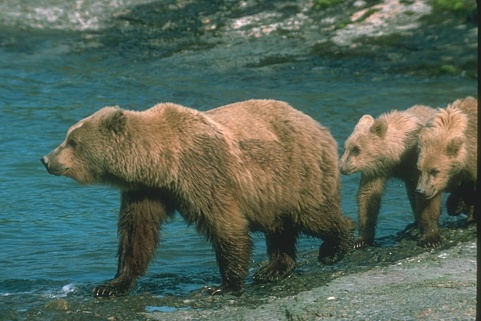
%> input picture data/BSD/100075.jpg, 481 x 321 px; its folder holds only this picture in this run
$ octave demo_TRPCA_image_recovery.m   (GNU Octave 9; MATLAB toolbox functions it lacks are replaced by stand-ins)
%> lines starting %> are read from the running program, lines starting %| are printed output that depends on the picture
### algs/tensor_weighted_sp/trpca_weighted_sp.m
function [L,S,err,iter, ojbV_list] = trpca_weighted_sp(X,lambda,opts)


tol = 1e-8;
max_iter = 500;
rho = 1.1;
mu = 1e-4;
max_mu = 1e10;
DEBUG = 0;
sp = 0.7;

if ~exist('opts', 'var')
    opts = [];
end
if isfield(opts, 'tol');         tol = opts.tol;              end
if isfield(opts, 'max_iter');    max_iter = opts.max_iter;    end
if isfield(opts, 'rho');         rho = opts.rho;              end
if isfield(opts, 'mu');          mu = opts.mu;                end
if isfield(opts, 'max_mu');      max_mu = opts.max_mu;        end
if isfield(opts, 'DEBUG');       DEBUG = opts.DEBUG;          end
if isfield(opts, 'sp');          sp = opts.sp;                end
if isfield(opts, 'type');        type = opts.type;            end

dim = size(X);
L = zeros(dim);
S = L;
Y = L;

ojbV_list = [];
sp_opts = [];
sp_opts.iter_begin_flag = 1;
sp_opts.L = L;
sp_opts.sp = sp;
sp_opts.type = type;


for iter = 1 : max_iter
    Lk = L;
    Sk = S;
    % update L
    [L, objV] = prox_sp_norm_weighted(-S+X-Y/mu, 1/mu, sp_opts);
    sp_opts.iter_begin_flag = 0;
    sp_opts.L = L;
    % update S
    S = prox_l1(-L+X-Y/mu,lambda/mu);
    dY = L+S-X;
    chgL = max(abs(Lk(:)-L(:)));
    chgS = max(abs(Sk(:)-S(:)));
    chg = max([ chgL chgS max(abs(dY(:))) ]);
    ojbV_list = [ojbV_list objV + norm(S(:))*lambda];
    if DEBUG
        if iter == 1 || mod(iter, 10) == 0
            err = norm(dY(:));
            disp(['iter ' num2str(iter) ', mu=' num2str(mu) ...
                    ', err=' num2str(chg)]);
        end
    end

    if chg < tol
        break;
    end
    Y = Y + mu*dY;
    mu = min(rho*mu,max_mu);
end
err = norm(dY(:));

### demo_TRPCA_image_recovery.m
% clc
clear
close all

rng('shuffle')

%% ----Path settings----
addpath('utils')
addpath(genpath('algs\'));
data_path = 'data\';
file_name = 'BSD';
ext_name = 'jpg';

imageNames = dir(fullfile(data_path, file_name, strcat('*.',ext_name)));
imageNames = {imageNames.name}';

%% Algs
flag_tensor_weighted_sp = 1;
sp_list = 0.5:0.1:0.9;

%% Running
for i = 1:length(imageNames)
% for i = 1:1
    % -- Load data
    im_name = fullfile(data_path,file_name,imageNames{i});
    fprintf('Runing the image %d: %s\n', i, im_name);
    X = double(imread(im_name))/255;
    maxP = max(abs(X(:)));
%> maxP = 1
    [n1,n2,n3] = size(X);
%> n1 = 321; n2 = 481; n3 = 3
    Xn = X;

    rhos = 0.1;
    ind = find(rand(n1*n2,1)<rhos);
    for j = 1:n3
        tmp = X(:,:,j);
        tmp(ind) = rand(length(ind),1);
        Xn(:,:,j) = tmp;
    end
%> this loop made 3 passes
%> pass 1, `tmp = X(:,:,j);`:
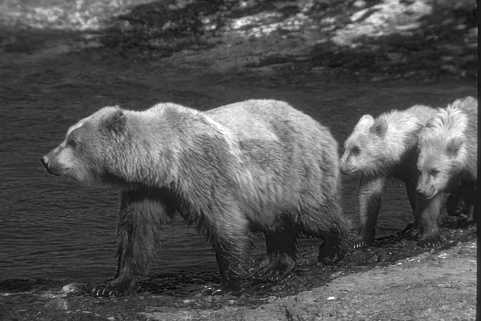
%> tmp: size 321x481 double; min 0.00784, max 1, mean 0.331
%> pass 2, `tmp = X(:,:,j);`:
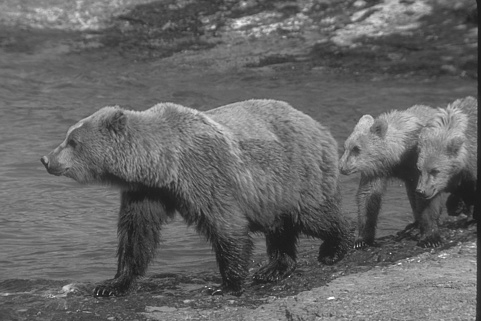
%> tmp: size 321x481 double; min 0.0745, max 1, mean 0.399
%> pass 3, `tmp = X(:,:,j);`:
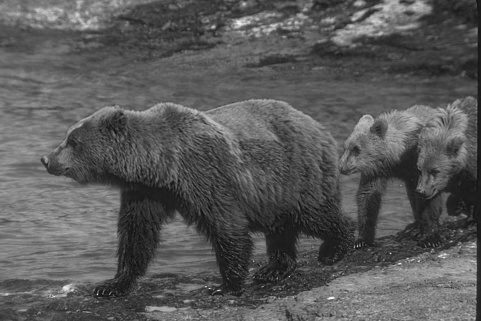
%> tmp: size 321x481 double; min 0.0471, max 0.969, mean 0.35
%> after the loop:
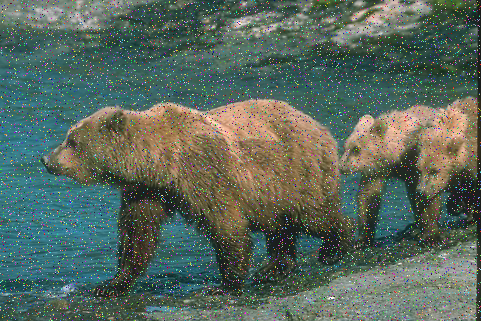
%> Xn: size 321x481x3 double; mean R, G, B 0.348, 0.409, 0.365
%> after the loop:
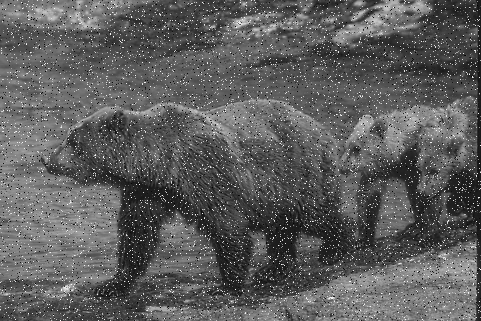
%> tmp: size 321x481 double; min 3.62e-05, max 1, mean 0.365

    psnr_list = [];
    ssim_list = [];
    alg_name = {};
    alg_result = {};
    alg_cnt = 1;

    % -- Sample
    X_psnr_sample = psnr(Xn, X);
%> X_psnr_sample = 18.91
    X_ssim_sample = ssim(Xn, X);
%> X_ssim_sample = 0.536
    psnr_list(alg_cnt) = X_psnr_sample;
    ssim_list(alg_cnt) = X_ssim_sample;
    alg_name{alg_cnt} = 'Corrupted';
    alg_result{alg_cnt} = Xn;
    alg_cnt = alg_cnt + 1;

    % -- tensor weighted sp --
    if flag_tensor_weighted_sp
        lambda_0 = 1/(sqrt(max(n1,n2)*n3));
%> lambda_0 = 0.0263
        slope_k = (lambda_0-0.005)/(1-0.1);
%> slope_k = 0.0237
%> the run ends on the next line
        for kk = 1:length(sp_list)
            sp = sp_list(kk);
            lambda = slope_k*(sp-1)+lambda_0;
            opts = [];
            opts.sp = sp;
            opts.mu =1e-2;
            opts.tol = 1e-8;
            opts.rho = 1.2;
            opts.DEBUG = 0;
            opts.max_iter = 500;
            opts.type = 1;
            sp_name = sprintf('sp_%02d', round(sp*10));
            alg_name{alg_cnt} = strcat('tensor_weighted_',sp_name);
            fprintf('Processing method: %12s\n', alg_name{alg_cnt});
            [X_t_sp, S_t_sp, err, iter] = trpca_weighted_sp(Xn, lambda, opts);

$ run again, on data/BSD/100080.jpg
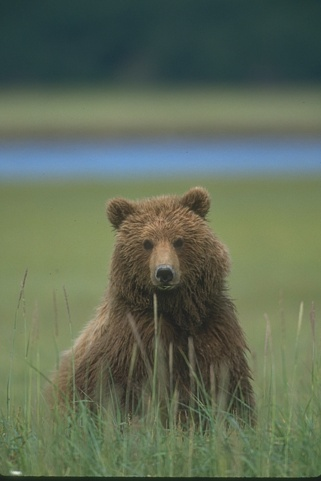
%> input picture data/BSD/100080.jpg, 321 x 481 px
%> maxP = 0.906
%> after the loop `for j = 1:n3`:
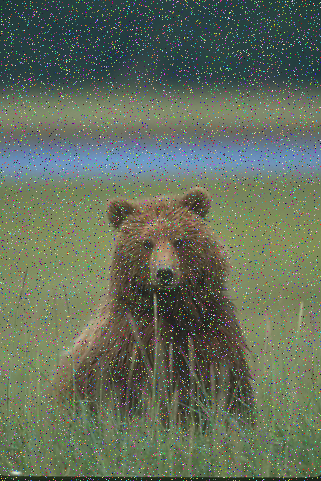
%> Xn: size 481x321x3 double; mean R, G, B 0.388, 0.431, 0.359
%> after the loop `for j = 1:n3`:
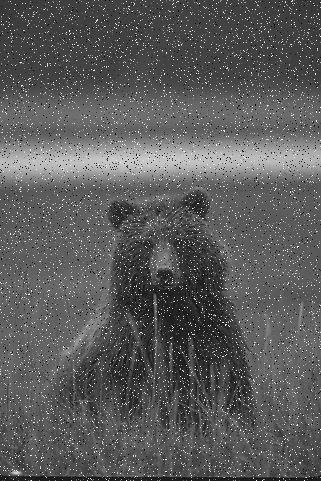
%> tmp: size 481x321 double; min 3.62e-05, max 1, mean 0.359
%> X_psnr_sample = 19.36
%> X_ssim_sample = 0.445

$ run again, on data/BSD/100098.jpg
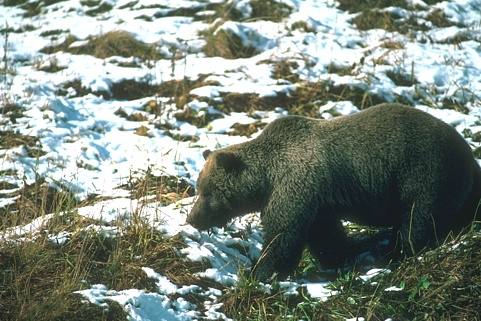
%> input picture data/BSD/100098.jpg, 481 x 321 px
%> maxP = 1
%> after the loop `for j = 1:n3`:
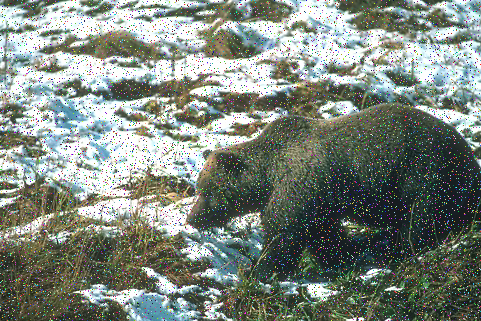
%> Xn: size 321x481x3 double; mean R, G, B 0.49, 0.527, 0.492
%> after the loop `for j = 1:n3`:
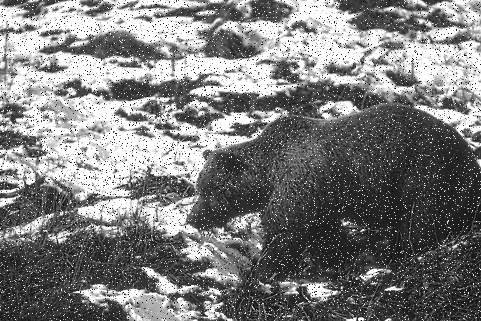
%> tmp: size 321x481 double; min 0, max 1, mean 0.492
%> X_psnr_sample = 17.33
%> X_ssim_sample = 0.554
